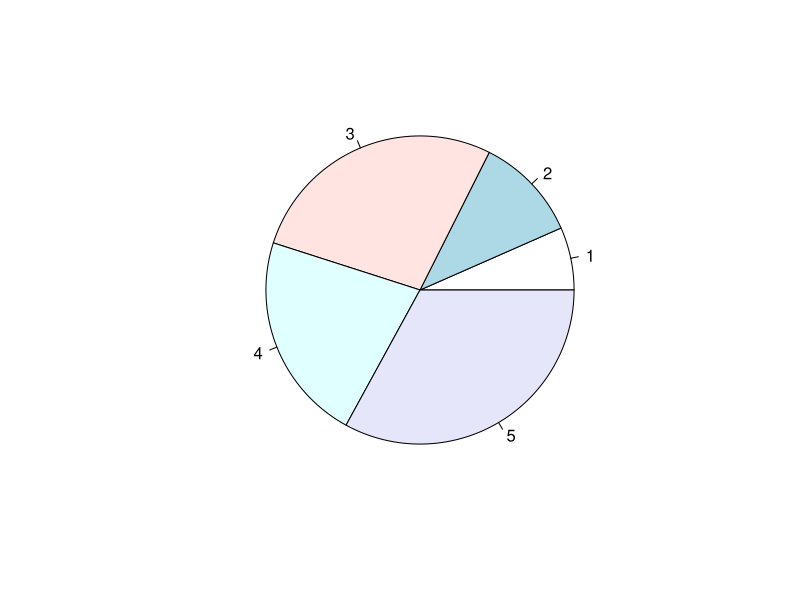
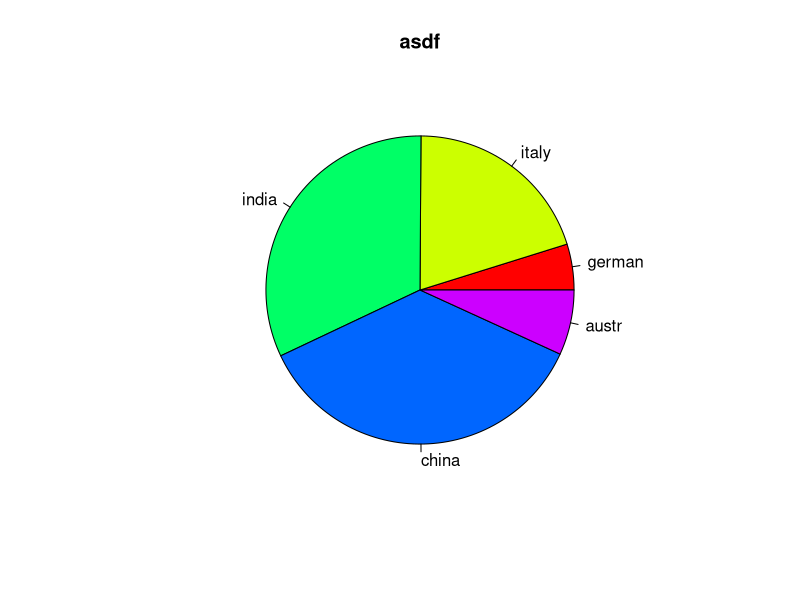

These charts were generated, in order, by the following R code: (Note: this script raises an error after producing the figures.)
x = c(12,20,50,40,60)
pie(x)

x = c(12,50,80,90,17)
labels = c("german","italy","india","china","austr") 

pie(x,labels,main = "asdf",col = rainbow(length(x)))

install.packages("plotrix")
library(plotrix)

x = data.frame("mtcars")
x
view(mtcars)

pie(mtcars$mpg)

boxplot(mpg~cyl,data= mtcars,notch = TRUE,varwidth = TRUE,main = "boxplot",col=c("green","red","yellow"))


boxplot(mpg ~ cyl, data = mtcars,notch = TRUE, xlab = "Number of Cylinders",
        ylab = "Miles Per Gallon", main = "Mileage Data")
?notch

H <- c(7,12,28,3,41)
M = c("sd","lk","tt","yy","as")

barplot(H,names.arg = M)
?barplot
barplot(H,names.arg = M,col ="blue",Border = 'black')

v <-  c(9,13,21,8,36,22,12,41,31,33,19)
v
hist(v)
hist(v,border = "blue")
hist(v,col = "yellow",border = "blue")

cc <- c(7,12,28,3,41)
cc
plot(cc,type = "o")

input = data.frame("mtcars")
plot(z = input$wt,y = input$mpg,
     xlab = "Weight",
     ylab = "Milage",
     xlim = c(2.5,5),
     ylim = c(15,30),		 
     main = "Weight vs Milage"
)
input <- mtcars[,c('wt','mpg')]
